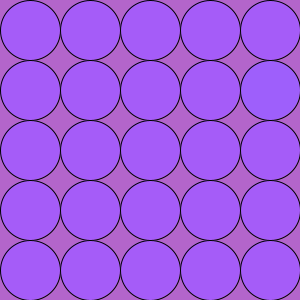
Frame 1 (no input)
Frame 60 (the mouse pressed at the canvas centre just before this capture): identical to frame 1, image omitted
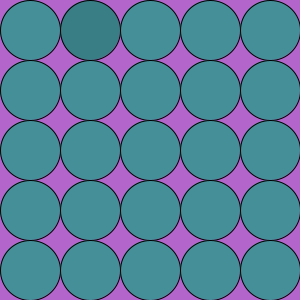
Frame 120 (the mouse held since frame 60 and released just before this capture)

The Processing sketch that drew these frames (run headless with seeded random() and noise(); from frame 60 on, the mouse is pressed at the canvas centre):

// Processing sketch: week03_10
// ── week03_10.pde
void setup()
{
  size(300,300);
  colorMode(HSB,360,100,100);
  chooseColor();
}
void mousePressed()
{
  chooseColor();
}
int I ,J;
float h,s,b,dh,ds,db;
void chooseColor()
{
  h = random(100,360);
  s = random(50,100);
  b = random(50,100);
  I = int (random(5));
  J = int (random(5));
  dh = random(-10,+10);
  ds = random(-10,+10);
  db = random(-10,+10);

}

void draw()
{
    background(#B365CB);
    for(int i=0;i<5;i++)
    {
       for(int j=0;j<5;j++)
       {
         fill(h,s,b);
         if(i==I && j==J) fill(h+dh,s+ds,b+db);
         else fill(h,s,b);
         ellipse(30+j*60, 30+i*60, 60,60);
       }
    }
}
